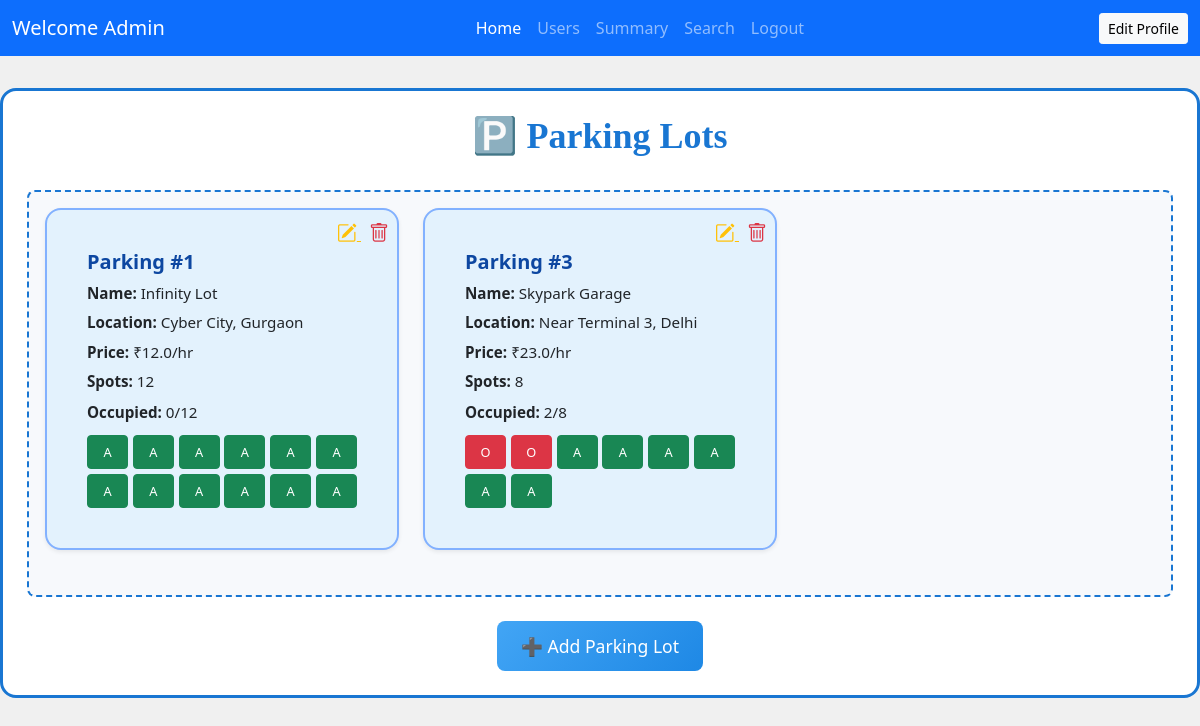
Page /admin_dashboard on the committed database.
### backend/models.py (models this page shows, shortened)
class ParkingLot(db.Model):
    __tablename__ = "parking_lot"
    id = db.Column(db.Integer, primary_key=True)
    prime_location_name = db.Column(db.String(100), nullable=False)
    name = db.Column(db.String(100))
    address = db.Column(db.String(200))
    pincode = db.Column(db.String(10))
    price_per_hour = db.Column(db.Float, nullable=False)
    total_spots = db.Column(db.Integer, nullable=False)
    created_date = db.Column(db.DateTime, default=datetime.utcnow)
    location = db.Column(db.String(255))
    spots = db.relationship('ParkingSpot', backref='lot', lazy=True)  # relationship to ParkingSpot

class ParkingSpot(db.Model):
    __tablename__ = "parking_spots"
    id = db.Column(db.Integer, primary_key=True)
    lot_id = db.Column(db.Integer, db.ForeignKey('parking_lot.id'), nullable=False)
    status = db.Column(db.String(1), nullable=False, default='A')
    reservations = db.relationship('Reservation', backref='spot', lazy=True)

### backend/controllers.py (the view)
    @app.route("/admin_dashboard")
    def admin_dashboard():
        users = User_Info.query.filter_by(role=1).all()
        lots = ParkingLot.query.all()
        bookings = Reservation.query.all()
        total_spots     = ParkingSpot.query.count()
        occupied_spots  = ParkingSpot.query.filter_by(status='O').count()
        available_spots = total_spots - occupied_spots
        total_revenue   = sum(b.cost for b in bookings)
        for lot in lots:
            lot.occupied_count = ParkingSpot.query.filter_by(
                lot_id=lot.id, status='O'
            ).count()
            lot.spots = ParkingSpot.query.filter_by(lot_id=lot.id).all()
        return render_template(
            "admin_dashboard.html",
            users=users,
            lots=lots,
            bookings=bookings,
            total_spots=total_spots,
            occupied_spots=occupied_spots,
            available_spots=available_spots,
            total_revenue=total_revenue
        )

### templates/admin_dashboard.html (shortened to what this page needs)
<!DOCTYPE html>
<html lang="en">
<head>
  <link rel="stylesheet" href="{{ url_for('static', filename='css/style.css') }}">
  <link href="https://cdn.jsdelivr.net/npm/bootstrap@5.0.2/dist/css/bootstrap.min.css" rel="stylesheet">
  <link href="https://cdn.jsdelivr.net/npm/bootstrap-icons@1.11.3/font/bootstrap-icons.css" rel="stylesheet">
</head>
<body class="admin-dashboard-page">
<nav class="navbar navbar-expand-lg navbar-dark bg-primary">
  <div class="container-fluid">
    <a class="navbar-brand" href="#">Welcome Admin</a>
    <div class="collapse navbar-collapse justify-content-center" id="navbarNav">
      <ul class="navbar-nav">
        <li class="nav-item"><a class="nav-link active" href="{{ url_for('admin_dashboard') }}">Home</a></li>
        <li class="nav-item"><a class="nav-link" href="{{ url_for('view_users') }}">Users</a></li>
        <li class="nav-item"><a class="nav-link" href="{{ url_for('admin_summary') }}">Summary</a></li>
        <li class="nav-item"><a class="nav-link" href="{{ url_for('admin_search') }}">Search</a></li>
        <a href="{{ url_for('logout') }}" class="nav-link">Logout</a>
      </ul>
    </div>
    <div class="d-flex">
      <a href="{{ url_for('edit_profile') }}" class="btn btn-light btn-sm">Edit Profile</a>
    </div>
  </div>
</nav>
<div id="panel" class="p-4">
  <h2 class="admin-dashboard-title">🅿️ Parking Lots</h2>
  <div class="lots-container">
    {% for lot in lots %}
    <div class="card lot-card shadow-sm position-relative">
      <div class="card-body">
        <div class="position-absolute top-0 end-0 p-2">
          <a href="{{ url_for('edit_lot', lot_id=lot.id) }}" class="text-warning me-2" title="Edit">
            <i class="bi bi-pencil-square fs-5"></i>
          </a>
          <a href="{{ url_for('delete_lot', lot_id=lot.id) }}" class="text-danger" title="Delete">
            <i class="bi bi-trash fs-5"></i>
          </a>
        </div>
        <h5 class="card-title">Parking #{{ lot.id }}</h5>
        <p><strong>Name:</strong> {{ lot.name }}</p>
        <p><strong>Location:</strong> {{ lot.location }}</p>
        <p><strong>Price:</strong> ₹{{ lot.price_per_hour }}/hr</p>
        <p><strong>Spots:</strong> {{ lot.total_spots }}</p>
        <p class="mt-2"><strong>Occupied:</strong> {{ lot.occupied_count or 0 }}/{{ lot.total_spots }}</p>
        <div class="spot-grid">
          {% for spot in lot.spots %}
          <button class="btn btn-sm {% if spot.status=='A' %}btn-success{% else %}btn-danger{% endif %}"
                  onclick="openCard({{ spot.id }}, '{{ spot.status }}')">
            {{ spot.status }}
          </button>
          {% endfor %}
        </div>
      </div>
    </div>
    {% endfor %}
  </div>
  <div class="text-center mt-4">
    <a href="{{ url_for('add_lot') }}" class="add-lot-btn btn btn-primary">➕ Add Parking Lot</a>
  </div>
</div>
</body>
</html>

### static/css/style.css (style rules this page uses)
* { margin: 0; padding: 0; box-sizing: border-box; }
.admin-dashboard-page { background: #f0f0f0; }
.admin-dashboard-page #panel { background: #fff; padding: 2rem; max-width: 1400px; margin: 2rem auto; border: 3px solid #1976d2; border-radius: 1rem; }
.admin-dashboard-page .admin-dashboard-title { font-size: 2.25rem; font-weight: 700; color: #1976d2; text-align: center; margin-bottom: 2rem; font-family: 'Brush Script MT', cursive; }
.admin-dashboard-page .lots-container { border: 2px dashed #1976d2; padding: 1rem; display: grid; grid-template-columns: repeat(auto-fill, minmax(300px, 1fr)); gap: 1.5rem; margin-top: 1rem; border-radius: 0.5rem; background: #f7f9fc; }
.admin-dashboard-page .lot-card { background: #e3f2fd; border: 2px solid #82b1ff; border-radius: 1rem; padding: 1.5rem; box-shadow: 0 4px 12px rgba(0,0,0,0.08); transition: transform 0.3s ease; }
.admin-dashboard-page .lot-card .card-title { color: #0d47a1; font-weight: 600; margin-bottom: 0.5rem; }
.admin-dashboard-page .lot-card p { font-size: 0.95rem; margin-bottom: 0.4rem; }
.admin-dashboard-page .spot-grid { display: grid; grid-template-columns: repeat(6, 1fr); gap: 0.3rem; margin-top: 0.75rem; }
.admin-dashboard-page .spot-grid .btn { font-size: 0.8rem; padding: 0.4rem 0; border-radius: 0.25rem; }
.admin-dashboard-page .add-lot-btn { background: #1976d2 !important; border-color: #1976d2 !important; color: #fff !important; }
.admin-dashboard-page .add-lot-btn { background: linear-gradient(135deg, #42a5f5, #1e88e5) !important; border: none !important; color: #fff !important; padding: 0.75rem 1.5rem; font-size: 1.1rem; border-radius: 0.5rem; text-decoration: none; display: inline-block; transition: all 0.25s ease; }
body { background: #f5f7fa; font-family: 'Poppins', sans-serif; margin: 0; padding: 0; }
.card-body { padding: 1.2rem; }
.btn-sm { font-size: 0.75rem; padding: 0.4rem 0.7rem; border-radius: 0.4rem; }
h1, h5, h6 { font-weight: 600; }
.card { margin-bottom: 1.8rem; }
body { background: linear-gradient(135deg, #f8f9fa, #e9ecef); }

### rows in the picture
ParkingLot: id "1", name "Infinity Lot", location "Cyber City, Gurgaon", price_per_hour "12.0", total_spots "12", occupied_count "0"
ParkingSpot: status "A"
ParkingSpot: status "A"
ParkingSpot: status "A"
ParkingSpot: status "A"
ParkingSpot: status "A"
ParkingSpot: status "A"
ParkingSpot: status "A"
ParkingSpot: status "A"
ParkingSpot: status "A"
ParkingSpot: status "A"
ParkingSpot: status "A"
ParkingSpot: status "A"
ParkingLot: id "3", name "Skypark Garage", location "Near Terminal 3, Delhi", price_per_hour "23.0", total_spots "8", occupied_count "2"
ParkingSpot: status "O"
ParkingSpot: status "O"
ParkingSpot: status "A"
ParkingSpot: status "A"
ParkingSpot: status "A"
ParkingSpot: status "A"
ParkingSpot: status "A"
ParkingSpot: status "A"
